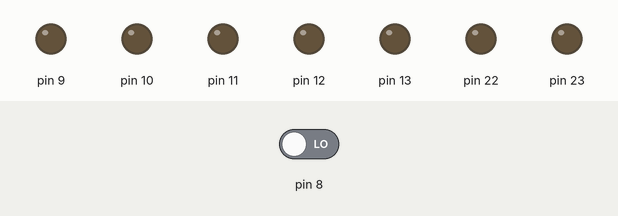
This sketch was run on a simulated Arduino Uno, built with avr-gcc and run on an emulated ATmega328P. On the bench: output pins drawn as LEDs (lit = HIGH). The inputs (shaded band) are chosen by the test bench; at power-on: pin 8 LOW.

Above: at 0.8 s.
0.9 s: pin 8 driven HIGH
At 2.1 s:
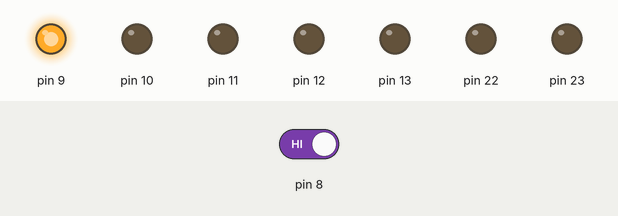
2.4 s: pin 8 driven LOW
At 3.2 s:
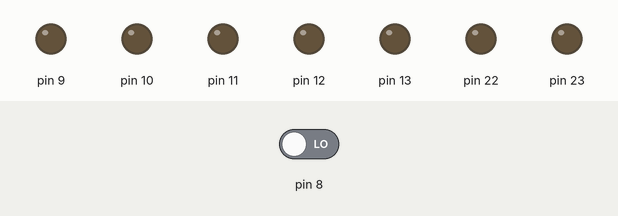
Timing chart, 0 to 5.4 s (numbered marks = the images above; inputs shaded):
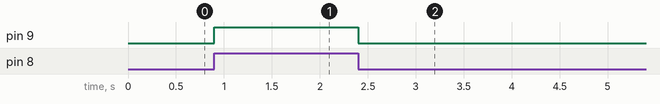

Measured:
- after the input at 0.9 s, pin 9: LOW → HIGH at once
- after the input at 2.4 s, pin 9: HIGH → LOW at once

The sketch:

button.ino
```cpp
/****************************************************************
 * This is simple blinking led program.
 * You can find register summary in 428 page of
 * atmega328p.pdf and pinout in pinout.png.
 * Led on pin 9, it is PORTB1 and have offset 0x25.
 ****************************************************************/
#include <util/delay.h>

/*
 * Define offset to our registers.
 */
#define OFFSET_PIN_B   	0x23
#define OFFSET_DDR_B   	0x24
#define OFFSET_PORT_B 	0x25

/*
 * Mapped it.
 */
#define PIN_B 	*((volatile unsigned char *)OFFSET_PIN_B)
#define DDR_B 	*((volatile unsigned char *)OFFSET_DDR_B)
#define PORT_B 	*((volatile unsigned char *)OFFSET_PORT_B)

/*
 * Configure DDRB1 as output and DDRB0 as input.
 */
void init_gpio()
{
	DDR_B = 1 << 1;
	DDR_B |= ~(1 << 0);
}

/*
 * Led on.
 */
void led_on()
{
	PORT_B = 1 << 1;
}

/*
 * Led off.
 */
void led_off()
{
	PORT_B = 0 << 1;
}

/*
 * Main function.
 */
int main()
{
	/*
	 * Init module.
	 */
	init_gpio();

	/*
	 * Infinite loop.
	 */
	while (1) {
		if (PIN_B & 0x01)
			led_on();
		else
			led_off();
	}
}
```
